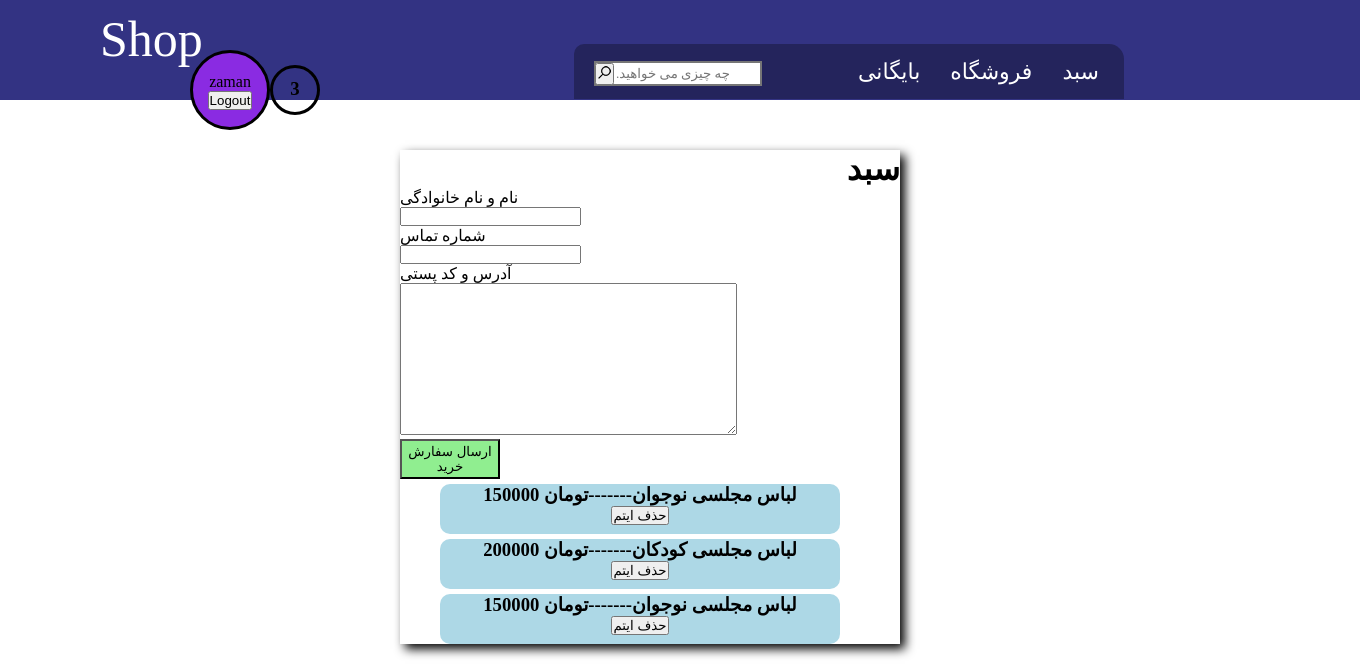
The page /create/ (signed in) on the database its author committed.
### shop/models.py (models this page shows)
class order (models.Model):
    item = models.TextField()
    created = models.DateTimeField(auto_now_add=True)
    user =models.ForeignKey(User, on_delete=models.CASCADE)
    def __str__(self):
        return self.item

### shop/views.py (the view, shortened to what this page needs)
# urls.py: path('create/', views.createtodo, name='createtodo'),
@login_required
def createtodo(request):
    todos = order.objects.filter(user = request.user)
    con = order.objects.filter(user = request.user).count()
    stuffs = stuff.objects.all()
    if request.method == 'GET':
        return render(request,'shop/createtodo.html', {'form':userdetals, 'todos':todos, 'con':con })

### shop/templates/shop/createtodo.html (shortened to what this page needs)
{% extends 'shop/base.html' %}
{% block content %}
    <div class="select4">
      <h1 style="direction: rtl;">سبد</h1>
      <div class="seldct4F">
        <form  action="" method="post">
          <p>نام و نام خانوادگی</p>{{form.name}} <br>
          <p>شماره تماس</p>{{form.phone}} <br>
          <p> آدرس و کد پستی</p>{{form.address}}
          <button class="select4B" type="submit" name="button">ارسال سفارش خرید</button>
        </form>
      </div>
      {% for i in todos %}
      <div class="orders">
        <form class="" action="{% url 'deleteitme' i.id %}" method="post">
          <h3>{{i}}</h3>
            <button type="submit" name="button" >حذف ایتم</button>
        </form>
      </div>
      {% endfor %}
    </div>
{% endblock %}

### shop/templates/shop/base.html (shortened to what this page needs)
{% load static %}
<!DOCTYPE html>
<html lang="en" dir="ltr">
  <head>
    <link rel="stylesheet" href="{% static 'shop/style.css' %}">
  </head>
  <body class="body">
    <div class="HelpBar">
      <p class="Nlogo font1">Shop</p>
      <div class="top-button">
        <ul class="top-buttonUL">
          {% if user.is_authenticated %}
          <div class="user">
            <p>{{user.username}}</p>
            <form class="" action="{% url 'logoutuser' %}" method="post">
              <button type="submit" name="button">Logout</button>
            </form>
          </div>
          <div class="basket">
            <h3>{{con}}</h3>
          </div>
          <li class="li1"><a class="font2 top-buttonA" href="{% url 'createtodo' %}">سبد</a></li>
          <li class="li1"><a class="font2 top-buttonA" href="{% url 'currenttodos' %}">فروشگاه</a></li>
          <li class="li1"><a class="font2 top-buttonA" href="{% url 'completedtodos' %}">بایگانی</a></li>
          {% else %}
            <li class="li1"><a class="font2 top-buttonA" href="{% url 'signupuser' %}">ثبت نام</a></li>
            <li class="li1"><a class="font2 top-buttonA" href="{% url 'loginuser' %}">ورود</a></li>
          {% endif %}
        </ul>
        <div class="search">
          <form>
            <input class="search2" type="text" name="search" placeholder="      .چه چیزی می خواهید">
            <button class="search-icon" type="submit"><img src="{% static 'shop/image/search-icon.png' %}"></button>
          </form>
        </div>
      </div>
    </div>
    <div class="selects">
      {% block content %}
      {% endblock %}
    </div>
  </body>
</html>

### static/shop/style.css (style rules this page uses)
* { margin: 0; padding: 0; box-sizing: border-box; }
.font1 { font-family: Segoe Script; font-size: 50px; color: white; margin:10px; }
.font2 { font-family: monospace; font-size: 22px; }
.body { width: 1360px; height: auto; }
.HelpBar { background: rgba(0,0,100,0.8); position:absolute; width:1360px; height:100px; }
.Nlogo { position: absolute; top: 0; left: 90px; }
.top-button { display: flex; background-color: rgba(0,0,0,0.3); border-top-left-radius: 10px; border-top-right-radius: 15px; position: absolute; width: 550px; height: 55px; top: 44px; right: 236px; }
.top-buttonUL { position: absolute; right: 10px; list-style-type: none; font-family: Tahoma; }
.li1 { float: right; }
.top-buttonA { display: block; text-align: center; padding: 15px; color: white; text-decoration: none; }
.search { position: relative; top: 17px; left: 20px; }
.search2 { background-color: white; border-style: solid; font-family: Tahoma; height: 25px; }
.search-icon { position: absolute; top: 2px; left: 1px; }
.selects { display: grid; grid-template-columns: 1fr 1fr 1fr; }
.select4 { position: relative; top: 150px; height: auto; width: 500px; left: 400px; box-shadow: 5px 5px 10px; background-color: rgba(255,255,255,0.5); }
.seldct4F { width: 400px; height: auto; }
.select4B { width: 100px; height: 40px; background-color: lightgreen; }
.orders { width: 400px; height: 50px; text-align: center; background: lightblue; margin-top:5px; margin-left: 40px; border-radius: 10px; }
.user { position: fixed; background: blueviolet; right: 1100px; top: 50px; width: 80px; height: 80px; border: solid black 3px; border-radius: 40px; text-align: center; padding-top: 20px; }
.basket { position: fixed; background-image: url('image/basket.png'); background-size: cover; right: 1050px; top: 65px; width: 50px; height: 50px; border: solid black 3px; border-radius: 25px; text-align: center; padding-top: 10px; }

### rows shown on the page
order: item "لباس مجلسی نوجوان-------تومان 150000"
order: item "لباس مجلسی کودکان-------تومان 200000"
order: item "لباس مجلسی نوجوان-------تومان 150000"

### other values the page prints
{{ user.username }} "zaman"
{{ con }} "3"
